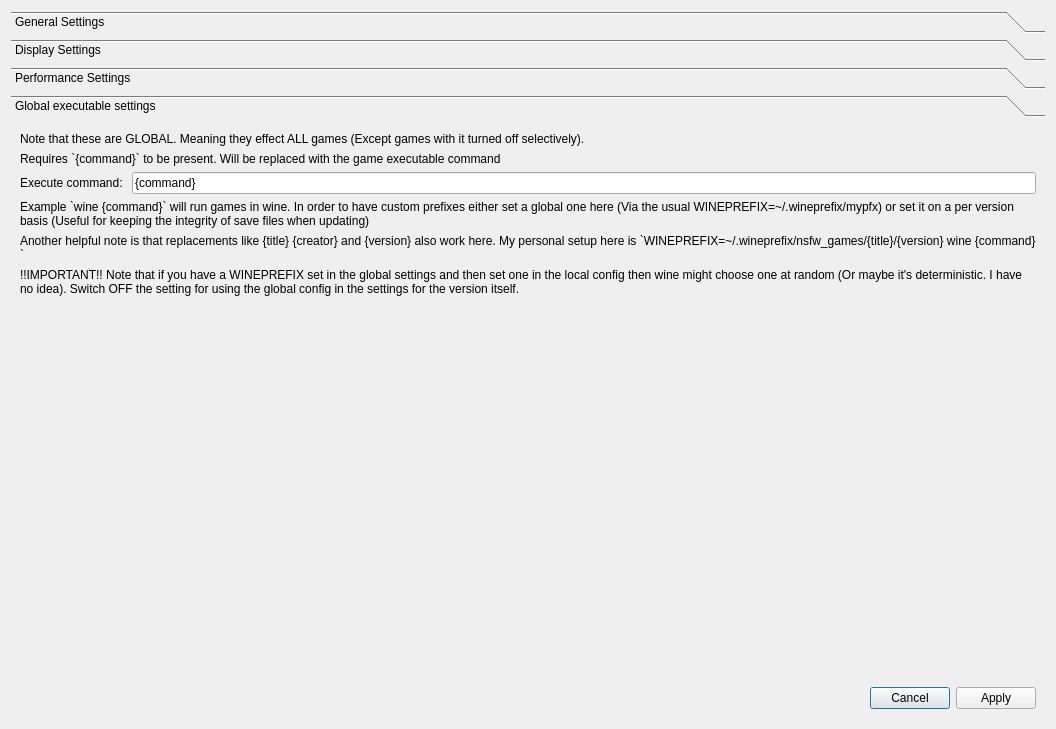
<?xml version="1.0" encoding="UTF-8"?>
<ui version="4.0">
 <class>SettingsDialog</class>
 <widget class="QDialog" name="SettingsDialog">
  <property name="geometry">
   <rect>
    <x>0</x>
    <y>0</y>
    <width>1056</width>
    <height>729</height>
   </rect>
  </property>
  <property name="windowTitle">
   <string>SettingsDialog</string>
  </property>
  <layout class="QVBoxLayout" name="verticalLayout">
   <item>
    <widget class="QToolBox" name="toolBox">
     <property name="enabled">
      <bool>true</bool>
     </property>
     <property name="currentIndex">
      <number>3</number>
     </property>
     <widget class="QWidget" name="page">
      <property name="geometry">
       <rect>
        <x>0</x>
        <y>0</y>
        <width>1038</width>
        <height>533</height>
       </rect>
      </property>
      <attribute name="label">
       <string>General Settings</string>
      </attribute>
      <layout class="QVBoxLayout" name="verticalLayout_2">
       <item>
        <widget class="QLabel" name="label">
         <property name="text">
          <string>Empty</string>
         </property>
        </widget>
       </item>
      </layout>
     </widget>
     <widget class="QWidget" name="page_2">
      <property name="geometry">
       <rect>
        <x>0</x>
        <y>0</y>
        <width>1038</width>
        <height>533</height>
       </rect>
      </property>
      <attribute name="label">
       <string>Display Settings</string>
      </attribute>
      <layout class="QVBoxLayout" name="verticalLayout_3">
       <item>
        <widget class="QFrame" name="frame_4">
         <property name="frameShape">
          <enum>QFrame::StyledPanel</enum>
         </property>
         <property name="frameShadow">
          <enum>QFrame::Raised</enum>
         </property>
         <layout class="QVBoxLayout" name="verticalLayout_6">
          <item>
           <widget class="QLabel" name="label_7">
            <property name="text">
             <string>Main View settings:</string>
            </property>
           </widget>
          </item>
          <item>
           <widget class="QFrame" name="frame">
            <property name="sizePolicy">
             <sizepolicy hsizetype="Preferred" vsizetype="Maximum">
              <horstretch>0</horstretch>
              <verstretch>0</verstretch>
             </sizepolicy>
            </property>
            <property name="frameShape">
             <enum>QFrame::NoFrame</enum>
            </property>
            <property name="frameShadow">
             <enum>QFrame::Raised</enum>
            </property>
            <layout class="QHBoxLayout" name="horizontalLayout">
             <property name="leftMargin">
              <number>9</number>
             </property>
             <property name="topMargin">
              <number>0</number>
             </property>
             <property name="bottomMargin">
              <number>3</number>
             </property>
             <item>
              <widget class="QLabel" name="label_2">
               <property name="text">
                <string>Item Size:</string>
               </property>
              </widget>
             </item>
             <item>
              <widget class="QSpinBox" name="itemWidth">
               <property name="maximum">
                <number>9999</number>
               </property>
               <property name="value">
                <number>0</number>
               </property>
              </widget>
             </item>
             <item>
              <widget class="QLabel" name="label_3">
               <property name="text">
                <string>x</string>
               </property>
              </widget>
             </item>
             <item>
              <widget class="QSpinBox" name="itemHeight">
               <property name="maximum">
                <number>9999</number>
               </property>
               <property name="value">
                <number>0</number>
               </property>
              </widget>
             </item>
             <item>
              <spacer name="horizontalSpacer">
               <property name="orientation">
                <enum>Qt::Horizontal</enum>
               </property>
               <property name="sizeHint" stdset="0">
                <size>
                 <width>40</width>
                 <height>20</height>
                </size>
               </property>
              </spacer>
             </item>
            </layout>
           </widget>
          </item>
          <item>
           <widget class="QFrame" name="frame_3">
            <property name="frameShape">
             <enum>QFrame::NoFrame</enum>
            </property>
            <property name="frameShadow">
             <enum>QFrame::Raised</enum>
            </property>
            <layout class="QHBoxLayout" name="horizontalLayout_3">
             <property name="leftMargin">
              <number>9</number>
             </property>
             <property name="topMargin">
              <number>0</number>
             </property>
             <property name="bottomMargin">
              <number>3</number>
             </property>
             <item>
              <widget class="QLabel" name="label_6">
               <property name="text">
                <string>Banner Size:</string>
               </property>
              </widget>
             </item>
             <item>
              <widget class="QSpinBox" name="bannerWidth">
               <property name="maximum">
                <number>9999</number>
               </property>
               <property name="value">
                <number>0</number>
               </property>
              </widget>
             </item>
             <item>
              <widget class="QLabel" name="label_5">
               <property name="text">
                <string>x</string>
               </property>
              </widget>
             </item>
             <item>
              <widget class="QSpinBox" name="bannerHeight">
               <property name="maximum">
                <number>9999</number>
               </property>
               <property name="value">
                <number>0</number>
               </property>
              </widget>
             </item>
             <item>
              <spacer name="horizontalSpacer_3">
               <property name="orientation">
                <enum>Qt::Horizontal</enum>
               </property>
               <property name="sizeHint" stdset="0">
                <size>
                 <width>40</width>
                 <height>20</height>
                </size>
               </property>
              </spacer>
             </item>
            </layout>
           </widget>
          </item>
          <item>
           <widget class="QFrame" name="frame_2">
            <property name="sizePolicy">
             <sizepolicy hsizetype="Preferred" vsizetype="Maximum">
              <horstretch>0</horstretch>
              <verstretch>0</verstretch>
             </sizepolicy>
            </property>
            <property name="frameShape">
             <enum>QFrame::NoFrame</enum>
            </property>
            <property name="frameShadow">
             <enum>QFrame::Raised</enum>
            </property>
            <layout class="QHBoxLayout" name="horizontalLayout_2">
             <property name="leftMargin">
              <number>9</number>
             </property>
             <property name="topMargin">
              <number>0</number>
             </property>
             <property name="bottomMargin">
              <number>3</number>
             </property>
             <item>
              <widget class="QLabel" name="label_4">
               <property name="enabled">
                <bool>false</bool>
               </property>
               <property name="text">
                <string>Padding size (In between items)</string>
               </property>
              </widget>
             </item>
             <item>
              <widget class="QSpinBox" name="itemPadding">
               <property name="enabled">
                <bool>false</bool>
               </property>
               <property name="value">
                <number>0</number>
               </property>
              </widget>
             </item>
             <item>
              <spacer name="horizontalSpacer_2">
               <property name="orientation">
                <enum>Qt::Horizontal</enum>
               </property>
               <property name="sizeHint" stdset="0">
                <size>
                 <width>40</width>
                 <height>20</height>
                </size>
               </property>
              </spacer>
             </item>
            </layout>
           </widget>
          </item>
         </layout>
        </widget>
       </item>
       <item>
        <spacer name="verticalSpacer_2">
         <property name="orientation">
          <enum>Qt::Vertical</enum>
         </property>
         <property name="sizeHint" stdset="0">
          <size>
           <width>20</width>
           <height>40</height>
          </size>
         </property>
        </spacer>
       </item>
      </layout>
     </widget>
     <widget class="QWidget" name="page_3">
      <property name="geometry">
       <rect>
        <x>0</x>
        <y>0</y>
        <width>1038</width>
        <height>533</height>
       </rect>
      </property>
      <attribute name="label">
       <string>Performance Settings</string>
      </attribute>
      <layout class="QVBoxLayout" name="verticalLayout_4">
       <item>
        <widget class="QCheckBox" name="storeBannersDIsk">
         <property name="enabled">
          <bool>false</bool>
         </property>
         <property name="text">
          <string>Store banners as resized variants on disk</string>
         </property>
        </widget>
       </item>
       <item>
        <widget class="QCheckBox" name="storePreviewsDisk">
         <property name="enabled">
          <bool>false</bool>
         </property>
         <property name="text">
          <string>Store previews as resized variants on disk</string>
         </property>
        </widget>
       </item>
       <item>
        <widget class="QCheckBox" name="storePreviewsCache">
         <property name="enabled">
          <bool>false</bool>
         </property>
         <property name="text">
          <string>Store previews in special cache in memory (Use if you notice the overall view is having trouble)</string>
         </property>
        </widget>
       </item>
       <item>
        <spacer name="verticalSpacer">
         <property name="orientation">
          <enum>Qt::Vertical</enum>
         </property>
         <property name="sizeHint" stdset="0">
          <size>
           <width>20</width>
           <height>40</height>
          </size>
         </property>
        </spacer>
       </item>
      </layout>
     </widget>
     <widget class="QWidget" name="page_4">
      <attribute name="label">
       <string>Global executable settings</string>
      </attribute>
      <layout class="QVBoxLayout" name="verticalLayout_5">
       <item>
        <widget class="QLabel" name="label_9">
         <property name="text">
          <string>Note that these are GLOBAL. Meaning they effect ALL games (Except games with it turned off selectively).</string>
         </property>
        </widget>
       </item>
       <item>
        <widget class="QLabel" name="label_10">
         <property name="text">
          <string>Requires `{command}` to be present. Will be replaced with the game executable command</string>
         </property>
        </widget>
       </item>
       <item>
        <widget class="QFrame" name="frame_6">
         <property name="frameShape">
          <enum>QFrame::NoFrame</enum>
         </property>
         <property name="frameShadow">
          <enum>QFrame::Raised</enum>
         </property>
         <layout class="QHBoxLayout" name="horizontalLayout_5">
          <property name="leftMargin">
           <number>0</number>
          </property>
          <property name="topMargin">
           <number>0</number>
          </property>
          <property name="rightMargin">
           <number>0</number>
          </property>
          <property name="bottomMargin">
           <number>0</number>
          </property>
          <item>
           <widget class="QLabel" name="label_8">
            <property name="text">
             <string>Execute command: </string>
            </property>
           </widget>
          </item>
          <item>
           <widget class="QLineEdit" name="globalExecCommand">
            <property name="text">
             <string>{command}</string>
            </property>
           </widget>
          </item>
         </layout>
        </widget>
       </item>
       <item>
        <widget class="QLabel" name="label_11">
         <property name="text">
          <string>Example `wine {command}` will run games in wine. In order to have custom prefixes either set a global one here (Via the usual WINEPREFIX=~/.wineprefix/mypfx) or set it on a per version basis (Useful for keeping the integrity of save files when updating) </string>
         </property>
         <property name="wordWrap">
          <bool>true</bool>
         </property>
        </widget>
       </item>
       <item>
        <widget class="QLabel" name="label_13">
         <property name="text">
          <string>Another helpful note is that replacements like {title} {creator} and {version} also work here. My personal setup here is `WINEPREFIX=~/.wineprefix/nsfw_games/{title}/{version} wine {command}`</string>
         </property>
         <property name="wordWrap">
          <bool>true</bool>
         </property>
        </widget>
       </item>
       <item>
        <widget class="QLabel" name="label_12">
         <property name="text">
          <string>!!IMPORTANT!! Note that if you have a WINEPREFIX set in the global settings and then set one in the local config then wine might choose one at random (Or maybe it's deterministic. I have no idea). Switch OFF the setting for using the global config in the settings for the version itself.</string>
         </property>
         <property name="wordWrap">
          <bool>true</bool>
         </property>
        </widget>
       </item>
       <item>
        <spacer name="verticalSpacer_3">
         <property name="orientation">
          <enum>Qt::Vertical</enum>
         </property>
         <property name="sizeHint" stdset="0">
          <size>
           <width>20</width>
           <height>40</height>
          </size>
         </property>
        </spacer>
       </item>
      </layout>
     </widget>
    </widget>
   </item>
   <item>
    <widget class="QFrame" name="frame_5">
     <property name="frameShape">
      <enum>QFrame::NoFrame</enum>
     </property>
     <property name="frameShadow">
      <enum>QFrame::Raised</enum>
     </property>
     <layout class="QHBoxLayout" name="horizontalLayout_4">
      <item>
       <spacer name="horizontalSpacer_4">
        <property name="orientation">
         <enum>Qt::Horizontal</enum>
        </property>
        <property name="sizeHint" stdset="0">
         <size>
          <width>40</width>
          <height>20</height>
         </size>
        </property>
       </spacer>
      </item>
      <item>
       <widget class="QPushButton" name="cancel">
        <property name="text">
         <string>Cancel</string>
        </property>
       </widget>
      </item>
      <item>
       <widget class="QPushButton" name="apply">
        <property name="text">
         <string>Apply</string>
        </property>
       </widget>
      </item>
     </layout>
    </widget>
   </item>
  </layout>
 </widget>
 <resources/>
 <connections/>
</ui>
